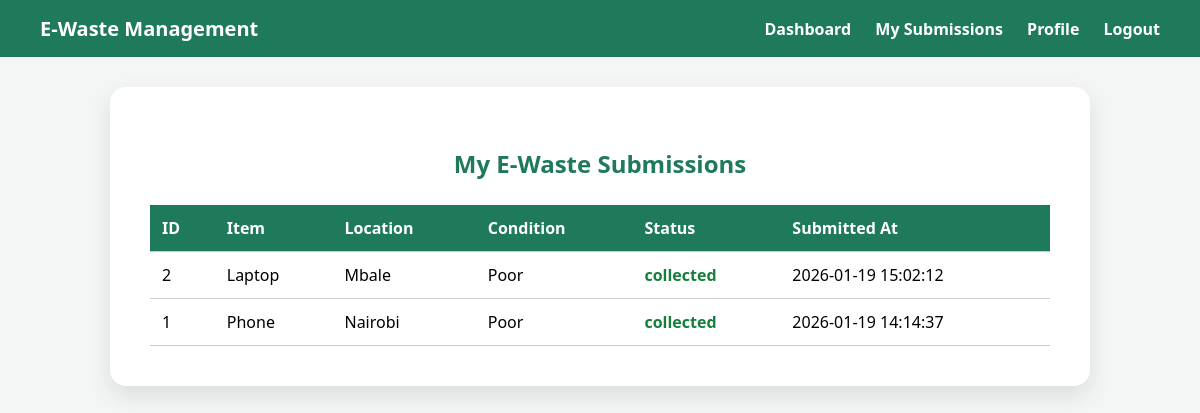
Screenshot of /user/my_submissions.php (signed in) with the database file from the repository.
### tables this page shows
CREATE TABLE submissions (
  id INTEGER PRIMARY KEY AUTOINCREMENT,
  user_id INTEGER,
  item_name TEXT NOT NULL,
  location TEXT NOT NULL,
  item_condition TEXT NOT NULL,
  description TEXT,
  status TEXT DEFAULT 'pending',
  created_at TEXT DEFAULT CURRENT_TIMESTAMP
);

### user/my_submissions.php (the view, shortened to what this page needs)
<?php
require "../config/database.php";
$user_id = $_SESSION["user"]["id"];
$stmt = $conn->prepare("SELECT * FROM submissions WHERE user_id = ? ORDER BY created_at DESC");
$stmt->execute([$user_id]);
$submissions = $stmt->fetchAll(PDO::FETCH_ASSOC);
?>
<!DOCTYPE html>
<html>
<head>
</head>
<body>
<div class="navbar">
    <div class="brand">E-Waste Management</div>
    <div class="links">
        <a href="dashboard_user.php">Dashboard</a>
        <a href="my_submissions.php" class="active">My Submissions</a>
        <a href="../profile.php">Profile</a>
        <a href="../logout.php">Logout</a>
    </div>
</div>
<div class="container">
    <h2>My E-Waste Submissions</h2>
    <?php if(count($submissions) > 0): ?>
    <table>
        <tr>
            <th>ID</th>
            <th>Item</th>
            <th>Location</th>
            <th>Condition</th>
            <th>Status</th>
            <th>Submitted At</th>
        </tr>
        <?php foreach($submissions as $row): ?>
        <tr>
            <td><?= $row['id'] ?></td>
            <td><?= htmlspecialchars($row['item_name']) ?></td>
            <td><?= htmlspecialchars($row['location']) ?></td>
            <td><?= htmlspecialchars($row['item_condition']) ?></td>
            <td class="<?= strtolower($row['status'])=='pending'?'status-pending':'status-collected' ?>"><?= $row['status'] ?></td>
            <td><?= $row['created_at'] ?></td>
        </tr>
        <?php endforeach; ?>
    </table>
    <?php else: ?>
        <p style="text-align:center;">No submissions yet. <a href="submit.php">Submit one now</a>.</p>
    <?php endif; ?>
</div>
</body>
</html>

### user/my_submissions.php (style rules this page uses)
body { margin:0;font-family:Segoe UI, sans-serif;background:#f4f6f5; }
.navbar { display:flex;justify-content:space-between;align-items:center;padding:15px 40px;background:#1f7a5c; }
.navbar .brand { color:white;font-weight:bold;font-size:20px; }
.navbar .links a { color:white;margin-left:20px;text-decoration:none;font-weight:600;transition:.3s; }
.container { padding:40px;max-width:900px;margin:30px auto;background:white;border-radius:16px;box-shadow:0 10px 25px rgba(0,0,0,.1); }
h2 { text-align:center;color:#1f7a5c;margin-bottom:25px; }
table { width:100%;border-collapse:collapse;margin-top:20px; }
th, td { padding:12px;border-bottom:1px solid #ccc;text-align:left; }
th { background:#1f7a5c;color:white; }
.status-collected { color:#15803d;font-weight:bold; }

### rows the page displays
submissions: id "2", item_name "Laptop", location "Mbale", item_condition "Poor", status "collected", created_at "2026-01-19 15:02:12"
submissions: id "1", item_name "Phone", location "Nairobi", item_condition "Poor", status "collected", created_at "2026-01-19 14:14:37"
